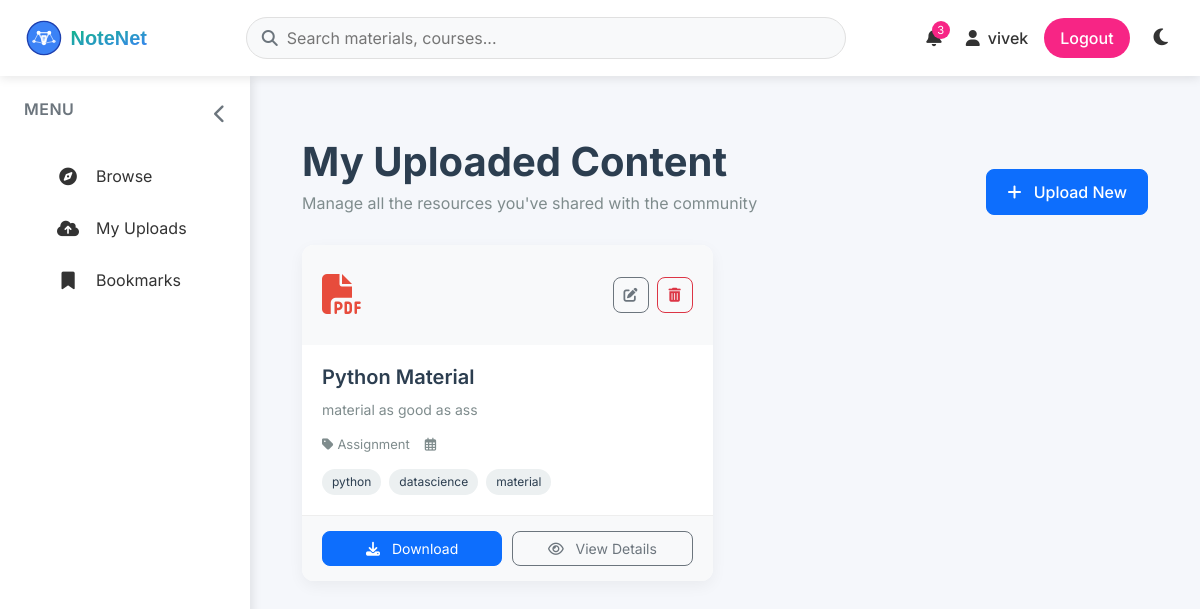
The app's page /myupload/ (signed in), older data.
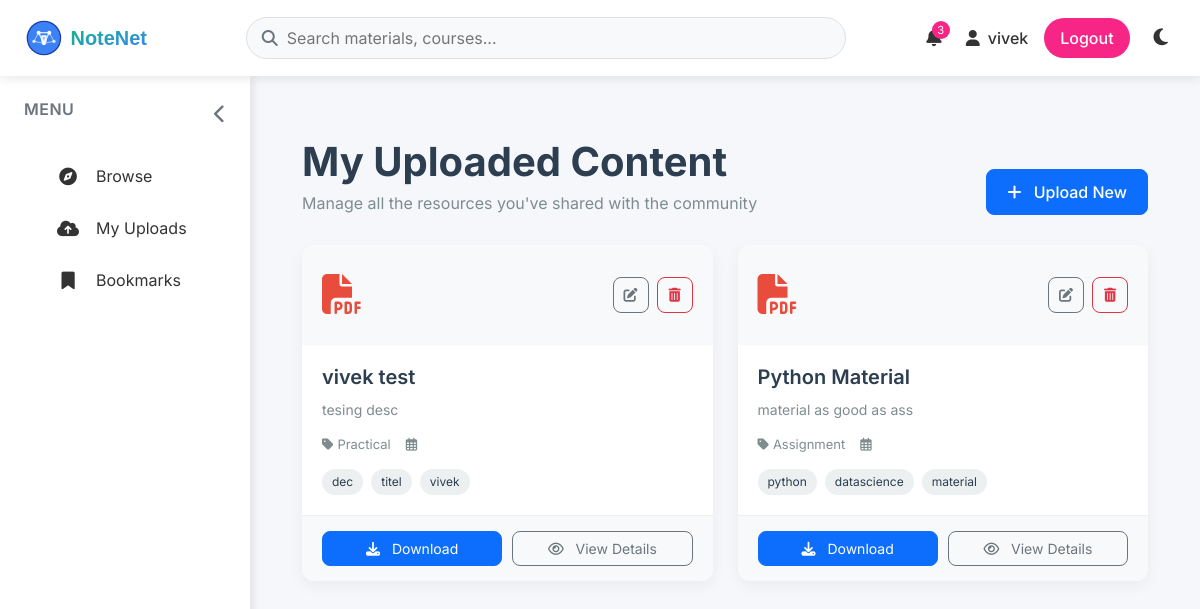
The same page, newer data.
### content/models.py (models this page shows)
class Content(models.Model):
    author = models.ForeignKey(User, on_delete=models.CASCADE, related_name='contents')
    name = models.CharField(max_length=200)
    desc = models.TextField(verbose_name="Description")
    content_type = models.CharField(max_length=10, choices=ContentType.choices)
    date = models.DateTimeField(auto_now_add=True)
    updated_at = models.DateTimeField(auto_now=True)  # Track updates
    tags = models.CharField(max_length=200, help_text="Comma-separated (3-5 tags)")
    file = models.FileField(upload_to='notes/', blank=True, null=True)
    is_public = models.BooleanField(default=True)
    download_count = models.PositiveIntegerField(default=0)
    rate = models.DecimalField(max_digits=2, decimal_places=1, default=0.0, editable=False)
    class Meta:
        ordering = ['-date']
        indexes = [
            models.Index(fields=['content_type', 'date']),
            models.Index(fields=['author', 'is_public']),
        ]
    def __str__(self):
        return self.name
    def tag_list(self):
        return [tag.strip() for tag in self.tags.split(',') if tag.strip()]

### content/views.py (the view)
# urls.py: path('myupload/',views.my_upload, name='my_upload'),
@login_required
def my_upload(request):
    data = Content.objects.filter(author=request.user)
    print("Data found:", data)  # check your server console
    return render(request, 'content/myupload.html', {'data': data})

### content/templates/content/myupload.html (shortened to what this page needs)
{% extends 'layout.html' %}
{% block content %}
<div class="uploads-container">
    <div class="uploads-header">
        <div class="header-content">
            <h1 class="uploads-title">My Uploaded Content</h1>
            <p class="uploads-subtitle">Manage all the resources you've shared with the community</p>
        </div>
        <a href="{% url 'content_create' %}" class="btn btn-primary upload-new-btn">
            <i class="fas fa-plus me-2"></i> Upload New
        </a>
    </div>
    {% if data %}
    <div class="uploads-grid">
        {% for content in data %}
        <div class="upload-card">
            <div class="card-header">
                <div class="file-type-icon">
                    {% if content.file.name|slice:"-4:" == '.pdf' %}
                        <i class="fas fa-file-pdf pdf-icon"></i>
                    {% elif content.file.name|slice:"-5:" == '.docx' %}
                        <i class="fas fa-file-word word-icon"></i>
                    {% elif content.file.name|slice:"-4:" == '.zip' %}
                        <i class="fas fa-file-archive archive-icon"></i>
                    {% else %}
                        <i class="fas fa-file-alt generic-icon"></i>
                    {% endif %}
                </div>
                <div class="card-actions">
                    <a href="{% url 'content_edit' content.id %}" class="btn btn-sm btn-outline-secondary action-btn" title="Edit">
                        <i class="fas fa-edit"></i>
                    </a>
                    <form action="{% url 'content_delete' content.id %}" method="post" class="d-inline" onsubmit="return confirm('Are you sure you want to delete this content?');">
                        <button type="submit" class="btn btn-sm btn-outline-danger action-btn" title="Delete">
                            <i class="fas fa-trash-alt"></i>
                        </button>
                    </form>
                </div>
            </div>
            <div class="card-body">
                <h5 class="content-title">{{ content.name }}</h5>
                <p class="content-description">{{ content.desc|truncatechars:150 }}</p>
                <div class="content-meta">
                    <span class="meta-item">
                        <i class="fas fa-tag me-1"></i> {{ content.get_content_type_display }}
                    </span>
                    <span class="meta-item">
                        <i class="far fa-calendar-alt me-1"></i> {{ content.created_at|date:"M d, Y" }}
                    </span>
                </div>
                {% if content.tags %}
                <div class="content-tags">
                    {% for tag in content.tag_list|slice:":3" %}
                    <span class="tag">{{ tag }}</span>
                    {% endfor %}
                </div>
                {% endif %}
            </div>
            <div class="card-footer">
                <a href="{{ content.file.url }}" class="btn btn-primary download-btn" target="_blank" download>
                    <i class="fas fa-download me-2"></i> Download
                </a>
                <a href="{% url 'content_detail' content.id %}" class="btn btn-outline-secondary view-btn">
                    <i class="far fa-eye me-2"></i> View Details
                </a>
            </div>
        </div>
        {% endfor %}
    </div>
    {% endif %}
</div>
{% endblock %}

### templates/layout.html (shortened to what this page needs)
{% load static %}
<!DOCTYPE html>
<html lang="en">
<head>
    <link href="https://cdn.jsdelivr.net/npm/bootstrap@5.3.0/dist/css/bootstrap.min.css" rel="stylesheet">
    <link rel="stylesheet" href="https://cdnjs.cloudflare.com/ajax/libs/font-awesome/6.5.0/css/all.min.css">
    <link rel="stylesheet" href="{% static 'css/layout.css' %}">
</head>
<body class="{{ request.user.userprofile.dark_mode|yesno:'dark-theme,' }}">
    <header class="navbar">
        <a href="{% url 'home' %}" class="navbar-brand">
            <img src="{% static 'images/logo.svg' %}" alt="Logo">
        </a>
        <div class="search-bar">
            <i class="fas fa-search"></i>
            <input type="text" placeholder="Search materials, courses...">
        </div>
        <div class="nav-actions">
            <button class="nav-btn" id="notificationBtn">
                <i class="fas fa-bell"></i>
                <span class="badge-notification">3</span>
            </button>
            {% if user.is_authenticated %}
            <a href="{% url 'profileview' %}" class="user-info">
                <i class="fas fa-user"></i>
                <span>{{ user.username }}</span>
            </a>
            <form method="post" action="{% url 'logout' %}" class="logout-form">
                <button type="submit" class="btn-logout">Logout</button>
            </form>
            {% else %}
            <div class="auth-buttons">
                <a href="{% url 'login' %}" class="btn-login">Login</a>
                <a href="{% url 'register' %}" class="btn-signup">Sign Up</a>
            </div>
            {% endif %}
            <button class="theme-toggle" id="themeToggle" title="Toggle dark mode">
                <i class="fas fa-moon"></i>
            </button>
        </div>
    </header>
    <div class="main-container">
        <aside class="sidebar" id="sidebar">
            <div class="sidebar-header">
                <h3>Menu</h3>
                <button class="toggle-btn" id="sidebarToggle">
                    <i class="fas fa-chevron-left"></i>
                </button>
            </div>
            <ul class="sidebar-menu">
                <li>
                    <a href="{% url 'home' %}" class="{% if request.path == '/' %}active{% endif %}">
                        <i class="fas fa-compass"></i>
                        <span>Browse</span>
                    </a>
                </li>
                {% if user.is_authenticated %}
                <li>
                    <a href="{% url 'my_upload' %}" class="{% if request.path == '/my-uploads/' %}active{% endif %}">
                        <i class="fas fa-cloud-upload-alt"></i>
                        <span>My Uploads</span>
                    </a>
                </li>
                <li>
                    <a href="{% url 'my_bookmarks' %}" class="{% if request.path == '/bookmarks/' %}active{% endif %}">
                        <i class="fas fa-bookmark"></i>
                        <span>Bookmarks</span>
                    </a>
                </li>
                {% endif %}
            </ul>
        </aside>
        <main class="main-content">
            {% block content %}{% endblock %}
        </main>
    </div>
</body>
</html>

### static/css/layout.css (style rules this page uses)
:root { --primary-color: #4361ee; --secondary-color: #3f37c9; --dark-color: #1c1f2e; --light-color: #f8f9fa; --gray-color: #6c757d; --success-color: #4cc9f0; --warning-color: #f8961e; --danger-color: #f72585; --sidebar-width: 250px; --sidebar-collapsed-width: 80px; --transition-speed: 0.3s; --bg-color: #f5f7fb; --text-color: #333; --card-bg: white; --shadow-color: rgba(0, 0, 0, 0.1); --border-color: #e0e0e0; }
* { margin: 0; padding: 0; box-sizing: border-box; transition: background-color var(--transition-speed) ease, color var(--transition-speed) ease; }
body { font-family: 'Inter', sans-serif; background-color: var(--bg-color); color: var(--text-color); min-height: 100vh; display: flex; flex-direction: column; }
.navbar { background-color: var(--card-bg); box-shadow: 0 2px 10px var(--shadow-color); padding: 0.8rem 1.5rem; position: sticky; top: 0; z-index: 1030; display: flex; align-items: center; justify-content: space-between; }
.navbar-brand { font-weight: 700; font-size: 1.5rem; color: var(--primary-color); text-decoration: none; display: flex; align-items: center; gap: 10px; }
.navbar-brand img { height: 40px; }
.search-bar { flex-grow: 1; max-width: 600px; margin: 0 2rem; position: relative; }
.search-bar input { width: 100%; padding: 0.5rem 1rem 0.5rem 2.5rem; border-radius: 50px; border: 1px solid var(--border-color); background-color: var(--light-color); color: var(--text-color); transition: all var(--transition-speed) ease; }
.search-bar i { position: absolute; left: 1rem; top: 50%; transform: translateY(-50%); color: var(--gray-color); }
.nav-actions { display: flex; align-items: center; gap: 1rem; }
.btn-logout { background-color: var(--danger-color); border: none; color: white; padding: 0.5rem 1rem; border-radius: 50px; font-weight: 500; transition: all 0.2s ease; cursor: pointer; }
.user-info { display: flex; align-items: center; gap: 0.5rem; color: var(--text-color); font-weight: 500; text-decoration: none; }
.nav-btn { background: none; border: none; color: var(--text-color); font-size: 1.1rem; cursor: pointer; padding: 0.5rem; border-radius: 50%; display: flex; align-items: center; justify-content: center; transition: all 0.2s ease; position: relative; }
.badge-notification { position: absolute; top: 0; right: 0; background-color: var(--danger-color); color: white; border-radius: 50%; width: 18px; height: 18px; font-size: 0.7rem; display: flex; align-items: center; justify-content: center; }
.theme-toggle { background: none; border: none; color: var(--text-color); font-size: 1.2rem; cursor: pointer; padding: 0.5rem; border-radius: 50%; display: flex; align-items: center; justify-content: center; }
.main-container { display: flex; flex: 1; }
.sidebar { width: var(--sidebar-width); background-color: var(--card-bg); box-shadow: 2px 0 10px var(--shadow-color); transition: width var(--transition-speed) ease; height: calc(100vh - 60px); position: sticky; top: 60px; overflow-y: auto; padding: 1.5rem 0; }
.sidebar-header { padding: 0 1.5rem 1.5rem; display: flex; align-items: center; justify-content: space-between; }
.sidebar-header h3 { font-size: 1rem; font-weight: 600; color: var(--gray-color); text-transform: uppercase; letter-spacing: 0.5px; white-space: nowrap; }
.sidebar-header .toggle-btn { background: none; border: none; color: var(--gray-color); cursor: pointer; font-size: 1.2rem; }
.sidebar-menu { list-style: none; }
.sidebar-menu li { margin-bottom: 0.25rem; }
.sidebar-menu a { display: flex; align-items: center; padding: 0.75rem 1.5rem; color: var(--text-color); text-decoration: none; border-radius: 0 50px 50px 0; margin-right: 1rem; transition: all 0.2s ease; white-space: nowrap; }
.sidebar-menu i { margin-right: 1rem; font-size: 1.1rem; width: 24px; text-align: center; }
.main-content { flex: 1; padding: 2rem; transition: margin-left var(--transition-speed) ease; }
input, select, textarea { width: 100%; padding: 10px 14px; border-radius: 8px; border: 1px solid var(--border-color); font-size: 1rem; transition: border-color 0.3s ease; background-color: var(--card-bg); color: var(--text-color); }
a { color: var(--primary-color); text-decoration: none; }

Row changes from the older to the newer data that the page shows:
added Content: name "vivek test", desc "tesing desc", content_type "Practical", tag_list "dec" "titel" "vivek"
